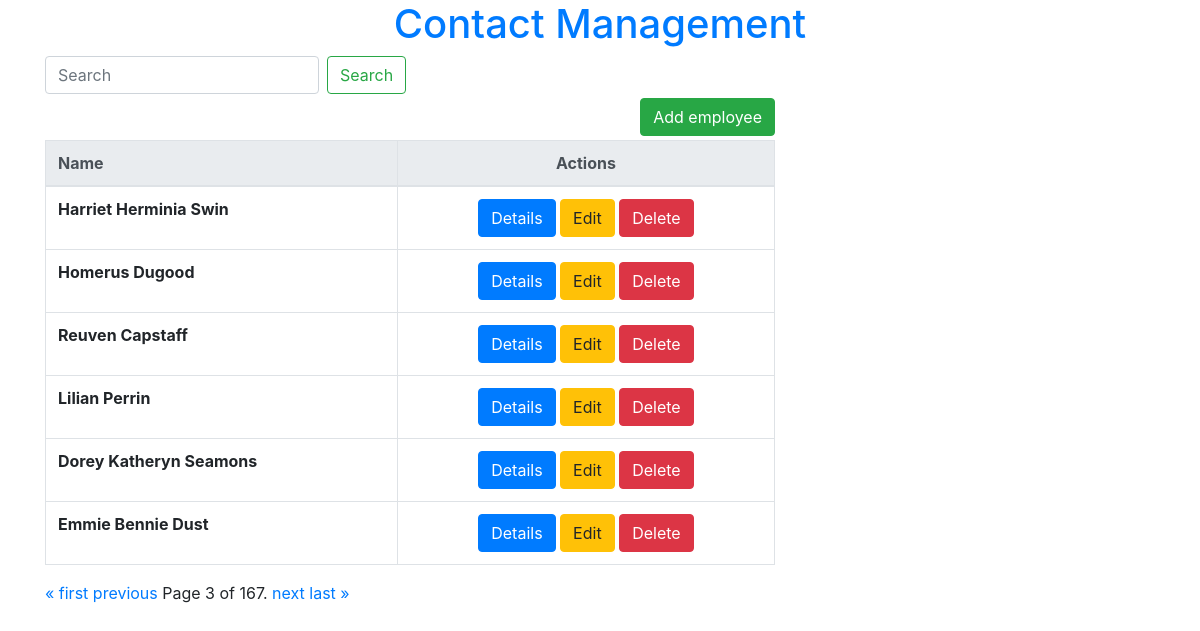
/?page=3, run on the app's committed database.
### contact_app/models.py (models this page shows, shortened)
class Contact(models.Model):
    Contact_id = models.AutoField(primary_key=True)
    Fname = models.CharField(max_length=50)
    Mname = models.CharField(max_length=50,blank=True)
    Lname = models.CharField(max_length=50)

### contact_app/views.py (the view)
# urls.py: path('', views.home, name='home'),
def home(request):
    contact_list = Contact.objects.all()
    paginator = Paginator(contact_list, 6)
    page_number = request.GET.get('page')
    page_obj = paginator.get_page(page_number)
    return render(request, 'home.html', {'page_obj': page_obj})

### contact_app/templates/home.html (shortened to what this page needs)
{% extends 'base.html' %}
{% block content %}
<div class="row h-100">
    <div class="col-sm-8">
        <form class="form-inline my-2 my-lg-0" action="{% url 'search' %}">
            <input class="form-control mr-sm-2"
                   type="search"
                   placeholder="Search"
                   aria-label="Search"
                   name ="search"
            >
            <button class="btn btn-outline-success my-2 my-sm-0" type="submit">Search</button>
        </form>
        <p>
            <a class="btn btn-success float-right my-lg-1" href="{%  url 'add_new_count' %}">Add employee</a>
        </p>
        <div class="table-responsive-sm">
            {% if page_obj %}
            <table class="table table-bordered">
                <thead class="thead-light">
                <tr>
                    <th>Name</th>
                    <th class="text-center">Actions</th>
                </tr>
                </thead>
                <tbody>
                {% for c in page_obj%}
                <tr>
                    <th scope="row">
                        {{c.Fname}}  {{c.Mname}} {{c.Lname}}
                    <td class="text-center">
                        <a class="btn btn-primary" href="{%  url 'contact_detail' pk=c.pk %}">Details</a>
                        <a class="btn btn-warning" href="{%  url 'edit_contact' pk=c.pk %}">Edit</a>
                        <a class="btn btn-danger" href="{%  url 'delete_contact' pk=c.pk %}" ,method="POST">Delete</a>
                    </td>
                </tr>
                {% endfor %}
                </tbody>
            </table>
            <div class="pagination">
    <span class="step-links">
        {% if page_obj.has_previous %}
            <a href="?page=1">&laquo; first</a>
            <a href="?page={{ page_obj.previous_page_number }}">previous</a>
        {% endif %}
        <span class="current">
            Page {{ page_obj.number }} of {{ page_obj.paginator.num_pages }}.
        </span>
        {% if page_obj.has_next %}
            <a href="?page={{ page_obj.next_page_number }}">next</a>
            <a href="?page={{ page_obj.paginator.num_pages }}">last &raquo;</a>
        {% endif %}
    </span>
</div>
            {% else %}
            <p>There is no contacts available.</p>
            {% endif %}
        </div>
    </div>
</div>
{% endblock %}

### data on the page
Contact: Fname "Harriet", Mname "Herminia", Lname "Swin"
Contact: Fname "Homerus", Lname "Dugood"
Contact: Fname "Reuven", Lname "Capstaff"
Contact: Fname "Lilian", Lname "Perrin"
Contact: Fname "Dorey", Mname "Katheryn", Lname "Seamons"
Contact: Fname "Emmie", Mname "Bennie", Lname "Dust"

### other printed values
{{ page_obj.number }} "3"
{{ page_obj.paginator.num_pages }} "167"
